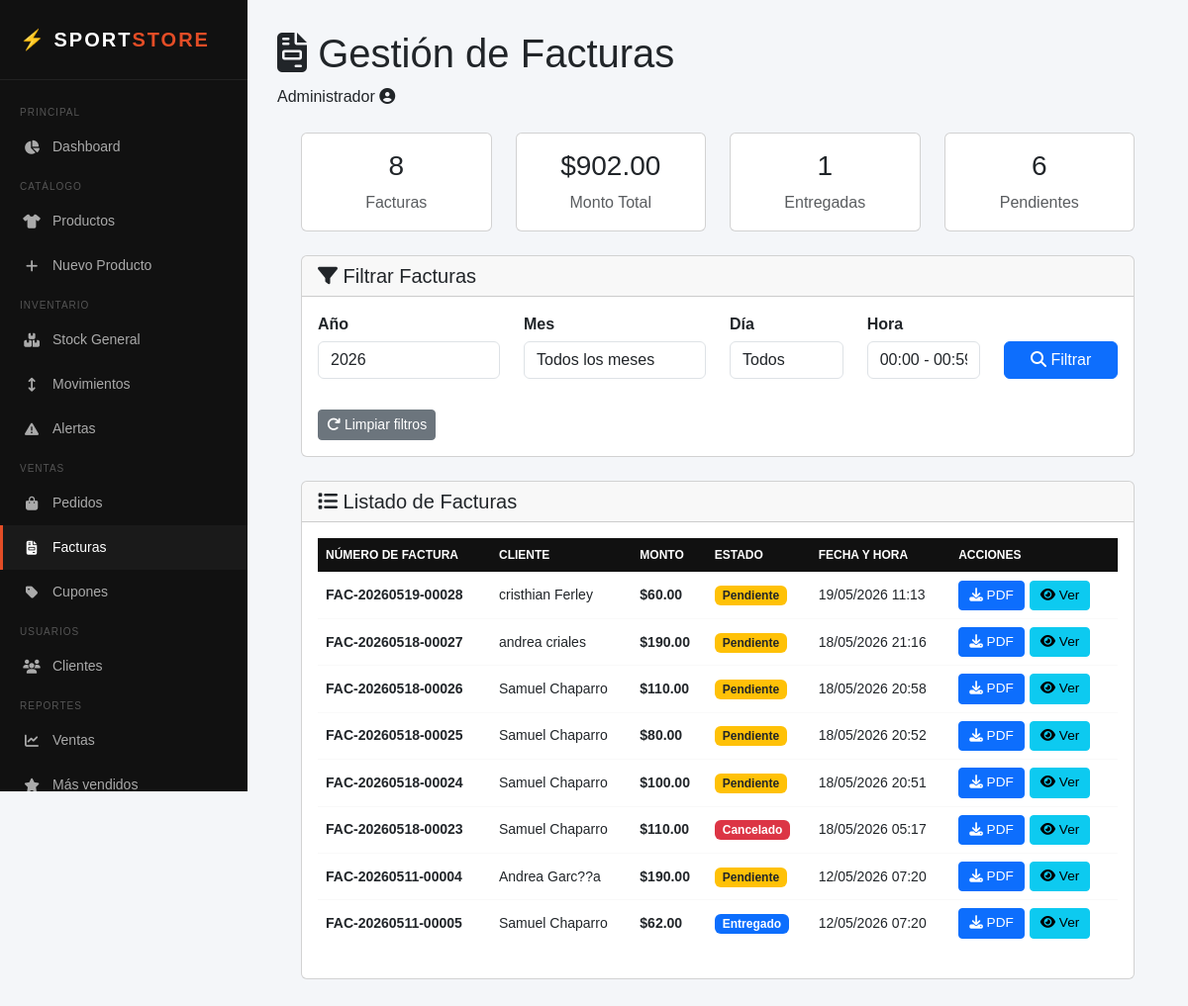
The app's page /admin/facturas/index.php?ano=2026-05-12 07:20:03 (signed in) with its own data.
### tables this page shows
CREATE TABLE `facturas` (
  `id` int(11) NOT NULL,
  `orden_id` int(11) NOT NULL,
  `numero_factura` varchar(50) NOT NULL,
  `fecha` timestamp NOT NULL DEFAULT current_timestamp()
);

CREATE TABLE `usuarios_roles` (
  `id` int(11) NOT NULL,
  `nombre` varchar(100) NOT NULL,
  `email` varchar(100) NOT NULL,
  `password` varchar(255) NOT NULL,
  `telefono` varchar(20) DEFAULT NULL,
  `rol` enum('cliente','admin','inventario','contador','vendedor') DEFAULT 'cliente',
  `activo` tinyint(1) DEFAULT 1,
  `fecha_registro` timestamp NOT NULL DEFAULT current_timestamp()
);

CREATE TABLE `ordenes` (
  `id` int(11) NOT NULL,
  `usuario_id` int(11) NOT NULL,
  `cupon_id` int(11) DEFAULT NULL,
  `subtotal` decimal(10,2) NOT NULL,
  `descuento` decimal(10,2) DEFAULT 0.00,
  `total` decimal(10,2) NOT NULL,
  `estado` enum('pendiente','empacado','enviado','entregado','cancelado') DEFAULT 'pendiente',
  `direccion_envio` text DEFAULT NULL,
  `fecha` timestamp NOT NULL DEFAULT current_timestamp()
);

### includes/auth.php (called while the page is built, shortened)
<?php
function estaLogueado() {
    return isset($_SESSION['usuario_id']) && !empty($_SESSION['usuario_id']);
}
function usuarioActual() {
    return [
        'id'     => $_SESSION['usuario_id'],
        'nombre' => $_SESSION['nombre'],
        'email'  => $_SESSION['email'],
        'rol'    => $_SESSION['rol']
    ];
}

### includes/funciones_factura.php (called while the page is built, shortened)
<?php
function listarFacturasFiltradasPorFecha($dia = null, $mes = null, $ano = null, $hora = null) {
    $db = conectar();
    $where = [];
    $params = [];
    if ($dia && $mes && $ano) {
        $where[] = "DATE(f.fecha) = ?";
        $params[] = "$ano-$mes-$dia";
    } elseif ($mes && $ano) {
        $where[] = "MONTH(f.fecha) = ? AND YEAR(f.fecha) = ?";
        $params[] = $mes;
        $params[] = $ano;
    } elseif ($ano) {
        $where[] = "YEAR(f.fecha) = ?";
        $params[] = $ano;
    }
    $where_clause = !empty($where) ? "WHERE " . implode(" AND ", $where) : "";
    $stmt = $db->prepare("
        SELECT f.*, u.nombre AS cliente, o.total, o.estado
        FROM facturas f
        JOIN ordenes o ON f.orden_id = o.id
        JOIN usuarios_roles u ON o.usuario_id = u.id
        {$where_clause}
        ORDER BY f.fecha DESC
    ");
    $stmt->execute($params);
    return $stmt->fetchAll();
}

### admin/facturas/index.php (the view, shortened to what this page needs)
<?php
require_once '../../includes/auth.php';
require_once '../../includes/funciones_factura.php';
$usuario = usuarioActual();
$facturas = [];
$dia = isset($_GET['dia']) && $_GET['dia'] !== '' ? intval($_GET['dia']) : null;
$mes = isset($_GET['mes']) && $_GET['mes'] !== '' ? intval($_GET['mes']) : null;
$ano = isset($_GET['ano']) && $_GET['ano'] !== '' ? intval($_GET['ano']) : null;
$hora = isset($_GET['hora']) && $_GET['hora'] !== '' ? intval($_GET['hora']) : null;
if ($dia !== null || $mes !== null || $ano !== null) {
    $facturas = listarFacturasFiltradasPorFecha($dia, $mes, $ano, $hora);
} else {
    $mes = date('m');
    $ano = date('Y');
    $facturas = listarFacturasFiltradasPorFecha(null, $mes, $ano, null);
}
$total_facturas = count($facturas);
$monto_total = array_sum(array_column($facturas, 'total'));
$entregadas = count(array_filter($facturas, fn($f) => $f['estado'] === 'entregado'));
?>
<!DOCTYPE html>
<html lang="es">
<head>
    <link href="https://cdn.jsdelivr.net/npm/bootstrap@5.3.0/dist/css/bootstrap.min.css" rel="stylesheet">
    <link href="https://cdnjs.cloudflare.com/ajax/libs/font-awesome/6.4.0/css/all.min.css" rel="stylesheet">
    <link href="../assets/css/admin.css" rel="stylesheet">
</head>
<body>
    <div class="sidebar">
        <div class="sidebar-logo">⚡ SPORT<span>STORE</span></div>
        <nav class="sidebar-menu">
            <div class="menu-label">Principal</div>
            <a href="../index.php" class="menu-item">
                <i class="fas fa-chart-pie"></i> Dashboard
            </a>
            <div class="menu-label">Catálogo</div>
            <a href="../productos/index.php" class="menu-item">
                <i class="fas fa-shirt"></i> Productos
            </a>
            <a href="../productos/crear.php" class="menu-item">
                <i class="fas fa-plus"></i> Nuevo Producto
            </a>
            <div class="menu-label">Inventario</div>
            <a href="../inventario/index.php" class="menu-item">
                <i class="fas fa-boxes-stacked"></i> Stock General
            </a>
            <a href="../inventario/movimientos.php" class="menu-item">
                <i class="fas fa-arrows-up-down"></i> Movimientos
            </a>
            <a href="../inventario/alertas.php" class="menu-item">
                <i class="fas fa-triangle-exclamation"></i> Alertas
            </a>
            <div class="menu-label">Ventas</div>
            <a href="../pedidos/index.php" class="menu-item">
                <i class="fas fa-bag-shopping"></i> Pedidos
            </a>
            <a href="index.php" class="menu-item active">
                <i class="fas fa-file-invoice"></i> Facturas
            </a>
            <a href="../cupones/index.php" class="menu-item">
                <i class="fas fa-tag"></i> Cupones
            </a>
            <div class="menu-label">Usuarios</div>
            <a href="../clientes/index.php" class="menu-item">
                <i class="fas fa-users"></i> Clientes
            </a>
            <div class="menu-label">Reportes</div>
            <a href="../reportes/ventas.php" class="menu-item">
                <i class="fas fa-chart-line"></i> Ventas
            </a>
            <a href="../reportes/productos.php" class="menu-item">
                <i class="fas fa-star"></i> Más vendidos
            </a>
        </nav>
    </div>
    <div class="main-content">
        <div class="admin-header">
            <h1>
                <i class="fas fa-file-invoice"></i> Gestión de Facturas
            </h1>
            <div class="user-info">
                <span><?= htmlspecialchars($usuario['nombre']) ?></span>
                <i class="fas fa-user-circle"></i>
            </div>
        </div>
        <div class="container-fluid p-4">
            <div class="row mb-4">
                <div class="col-md-3">
                    <div class="card">
                        <div class="card-body text-center">
                            <h3><?= $total_facturas ?></h3>
                            <p class="text-muted mb-0">Facturas</p>
                        </div>
                    </div>
                </div>
                <div class="col-md-3">
                    <div class="card">
                        <div class="card-body text-center">
                            <h3>$<?= number_format($monto_total, 2) ?></h3>
                            <p class="text-muted mb-0">Monto Total</p>
                        </div>
                    </div>
                </div>
                <div class="col-md-3">
                    <div class="card">
                        <div class="card-body text-center">
                            <h3><?= $entregadas ?></h3>
                            <p class="text-muted mb-0">Entregadas</p>
                        </div>
                    </div>
                </div>
                <div class="col-md-3">
                    <div class="card">
                        <div class="card-body text-center">
                            <h3><?= count(array_filter($facturas, fn($f) => $f['estado'] === 'pendiente')) ?></h3>
                            <p class="text-muted mb-0">Pendientes</p>
                        </div>
                    </div>
                </div>
            </div>
            <div class="card mb-4">
                <div class="card-header">
                    <h5 class="mb-0"><i class="fas fa-filter"></i> Filtrar Facturas</h5>
                </div>
                <div class="card-body">
                    <form method="GET" class="row">
                        <div class="col-md-3">
                            <div class="filtro-grupo">
                                <label>Año</label>
                                <select name="ano" class="form-control">
                                    <?php
                                    $ano_actual = date('Y');
                                    for ($y = $ano_actual; $y >= $ano_actual - 5; $y--) {
                                        $selected = $ano == $y ? 'selected' : '';
                                        echo "<option value='$y' $selected>$y</option>";
                                    }
                                    ?>
                                </select>
                            </div>
                        </div>
                        <div class="col-md-3">
                            <div class="filtro-grupo">
                                <label>Mes</label>
                                <select name="mes" class="form-control">
                                    <option value="">Todos los meses</option>
                                </select>
                            </div>
                        </div>
                        <div class="col-md-2">
                            <div class="filtro-grupo">
                                <label>Día</label>
                                <select name="dia" class="form-control">
                                    <option value="">Todos</option>
                                </select>
                            </div>
                        </div>
                        <div class="col-md-2">
                            <div class="filtro-grupo">
                                <label>Hora</label>
                                <select name="hora" class="form-control">
                                    <?php
                                    for ($h = 0; $h < 24; $h++) {
                                        $selected = $hora == $h ? 'selected' : '';
                                        $h_format = str_pad($h, 2, '0', STR_PAD_LEFT);
                                        echo "<option value='$h' $selected>{$h_format}:00 - {$h_format}:59</option>";
                                    }
                                    ?>
                                </select>
                            </div>
                        </div>
                        <div class="col-md-2">
                            <div class="filtro-grupo">
                                <label>&nbsp;</label>
                                <button type="submit" class="btn btn-primary w-100">
                                    <i class="fas fa-search"></i> Filtrar
                                </button>
                            </div>
                        </div>
                    </form>
                    <div class="mt-3">
                        <a href="index.php" class="btn btn-secondary btn-sm">
                            <i class="fas fa-redo"></i> Limpiar filtros
                        </a>
                    </div>
                </div>
            </div>
            <div class="card">
                <div class="card-header">
                    <h5 class="mb-0">
                        <i class="fas fa-list"></i> Listado de Facturas
                    </h5>
                </div>
                <div class="card-body">
                    <?php if (empty($facturas)): ?>
                        <div class="alert alert-info">
                            <i class="fas fa-info-circle"></i> No hay facturas que coincidan con los filtros especificados.
                        </div>
                    <?php else: ?>
                        <div class="table-responsive">
                            <table class="table table-hover tabla-facturas">
                                <thead>
                                    <tr>
                                        <th>Número de Factura</th>
                                        <th>Cliente</th>
                                        <th>Monto</th>
                                        <th>Estado</th>
                                        <th>Fecha y Hora</th>
                                        <th>Acciones</th>
                                    </tr>
                                </thead>
                                <tbody>
                                    <?php foreach ($facturas as $factura): ?>
                                        <tr>
                                            <td>
                                                <strong><?= htmlspecialchars($factura['numero_factura']) ?></strong>
                                            </td>
                                            <td><?= htmlspecialchars($factura['cliente']) ?></td>
                                            <td>
                                                <strong>$<?= number_format($factura['total'], 2) ?></strong>
                                            </td>
                                            <td>
                                                <?php
                                                $estado = $factura['estado'];
                                                $clases = [
                                                    'pendiente' => 'bg-warning text-dark',
                                                    'empacado' => 'bg-info text-white',
                                                    'enviado' => 'bg-success text-white',
                                                    'entregado' => 'bg-primary text-white',
                                                    'cancelado' => 'bg-danger text-white'
                                                ];
                                                $clase = $clases[$estado] ?? 'bg-secondary text-white';
                                                ?>
                                                <span class="badge <?= $clase ?> estado-badge">
                                                    <?= ucfirst($estado) ?>
                                                </span>
                                            </td>
                                            <td><?= date('d/m/Y H:i', strtotime($factura['fecha'])) ?></td>
                                            <td>
                                                <div class="acciones-celda">
                                                    <a href="?accion=descargar&orden_id=<?= $factura['orden_id'] ?>&<?= http_build_query(['dia' => $dia, 'mes' => $mes, 'ano' => $ano, 'hora' => $hora]) ?>"
                                                       class="btn btn-sm btn-primary btn-pequeño"
                                                       title="Descargar PDF">
                                                        <i class="fas fa-download"></i> PDF
                                                    </a>
                                                    <a href="../pedidos/detalle.php?id=<?= $factura['orden_id'] ?>"
                                                       class="btn btn-sm btn-info btn-pequeño"
                                                       title="Ver detalles">
                                                        <i class="fas fa-eye"></i> Ver
                                                    </a>
                                                </div>
                                            </td>
                                        </tr>
                                    <?php endforeach; ?>
                                </tbody>
                            </table>
                        </div>
                    <?php endif; ?>
                </div>
            </div>
        </div>
    </div>
</body>
</html>

### records on screen
facturas: numero_factura "FAC-20260519-00028", usuarios_roles.nombre "cristhian Ferley", orden.total "60.00", orden.estado "Pendiente", fecha "19/05/2026 11:13"
facturas: numero_factura "FAC-20260518-00027", usuarios_roles.nombre "andrea criales", orden.total "190.00", orden.estado "Pendiente", fecha "18/05/2026 21:16"
facturas: numero_factura "FAC-20260518-00026", usuarios_roles.nombre "Samuel Chaparro", orden.total "110.00", orden.estado "Pendiente", fecha "18/05/2026 20:58"
facturas: numero_factura "FAC-20260518-00025", usuarios_roles.nombre "Samuel Chaparro", orden.total "80.00", orden.estado "Pendiente", fecha "18/05/2026 20:52"
facturas: numero_factura "FAC-20260518-00024", usuarios_roles.nombre "Samuel Chaparro", orden.total "100.00", orden.estado "Pendiente", fecha "18/05/2026 20:51"
facturas: numero_factura "FAC-20260518-00023", usuarios_roles.nombre "Samuel Chaparro", orden.total "110.00", orden.estado "Cancelado", fecha "18/05/2026 05:17"
facturas: numero_factura "FAC-20260511-00004", usuarios_roles.nombre "Andrea Garc??a", orden.total "190.00", orden.estado "Pendiente", fecha "12/05/2026 07:20"
facturas: numero_factura "FAC-20260511-00005", usuarios_roles.nombre "Samuel Chaparro", orden.total "62.00", orden.estado "Entregado", fecha "12/05/2026 07:20"

### other values on screen
$usuario['nombre'] "Administrador"
$total_facturas "8"
$monto_total "902.00"
$entregadas "1"
count(array_filter($facturas, fn($f) => $f['estado'] === 'pendiente')) "6"
form field ano "2026"
form field hora "00:00 - 00:59"
